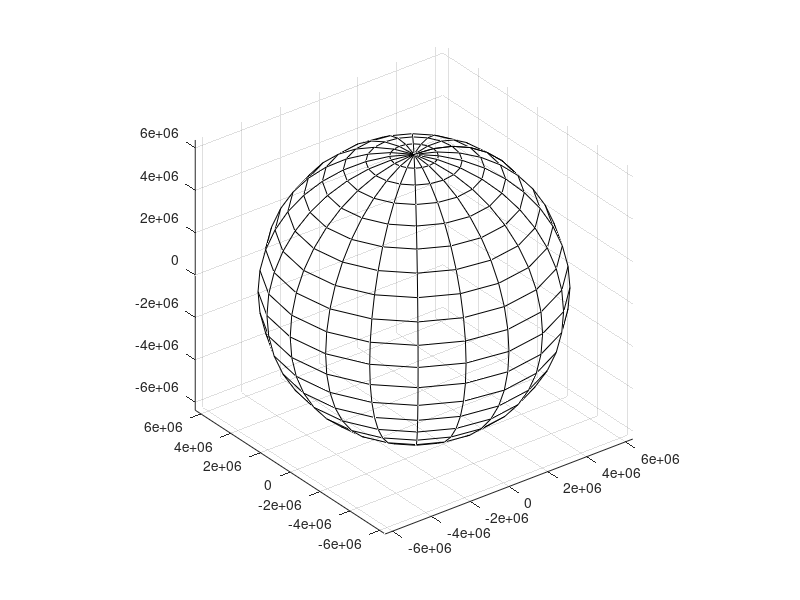

This chart was generated by the following MATLAB code: (Note: this script raises an error after producing the figure.)
%%%%plotting ground stations and field of view
%%%%Sruti Vutukury, 5/20/2020

clc; clear all; close all
%%%earth mesh
r = 6378000;
[X,Y,Z] = sphere;
X2 = X * r;
Y2 = Y * r;
Z2 = Z * r;
surf(X2+5,Y2-5,Z2,'FaceAlpha',0)
axis equal
hold on

%%%ground stations
N = 61;
[X,Y,Z,N_new] = mySphere(N);
X = X.*6378010;
Y = Y.*6378010;
Z = Z.*6378010;
scatter3(X,Y,Z,'filled','k')

function [X,Y,Z,N_new] = mySphere(N)
    % Generate Node xyz positions
    % Used 2004 paper by Markus Deserno, Max-Planck-Institut:
    % "How to generate equidistributed points on the surface of a sphere"
    % Enforces constant intervales d_theta ~ d_phi
    % Assumes unit radius
    % Does not replace MATLAB "sphere" function
    % Create Sphere 3D Geometry Centered at (x,y,z) = (0,0,0)
    %
    % N: target number of nodes
    % N_new: final number of nodes
    % X,Y,Z: column vectors of length N_new containing node coordinates
    r_unit = 1;
    Area = 4*pi*r_unit^2/N;
    Distance = sqrt(Area);
    M_theta = round(pi/Distance);
    d_theta = pi/M_theta;
    d_phi = Area/d_theta;
    N_new = 0;
    for m = 0:M_theta-1

        Theta = pi*(m+0.5)/M_theta;
        M_phi = round(2*pi*sin(Theta)/d_phi); % not exact

        for n = 0:M_phi-1        
            Phi = 2*pi*n/M_phi;    

            N_new = N_new + 1;

            X(N_new) = sin(Theta)*cos(Phi);
            Y(N_new) = sin(Theta)*sin(Phi);
            Z(N_new) = cos(Theta);

        end
    end
end